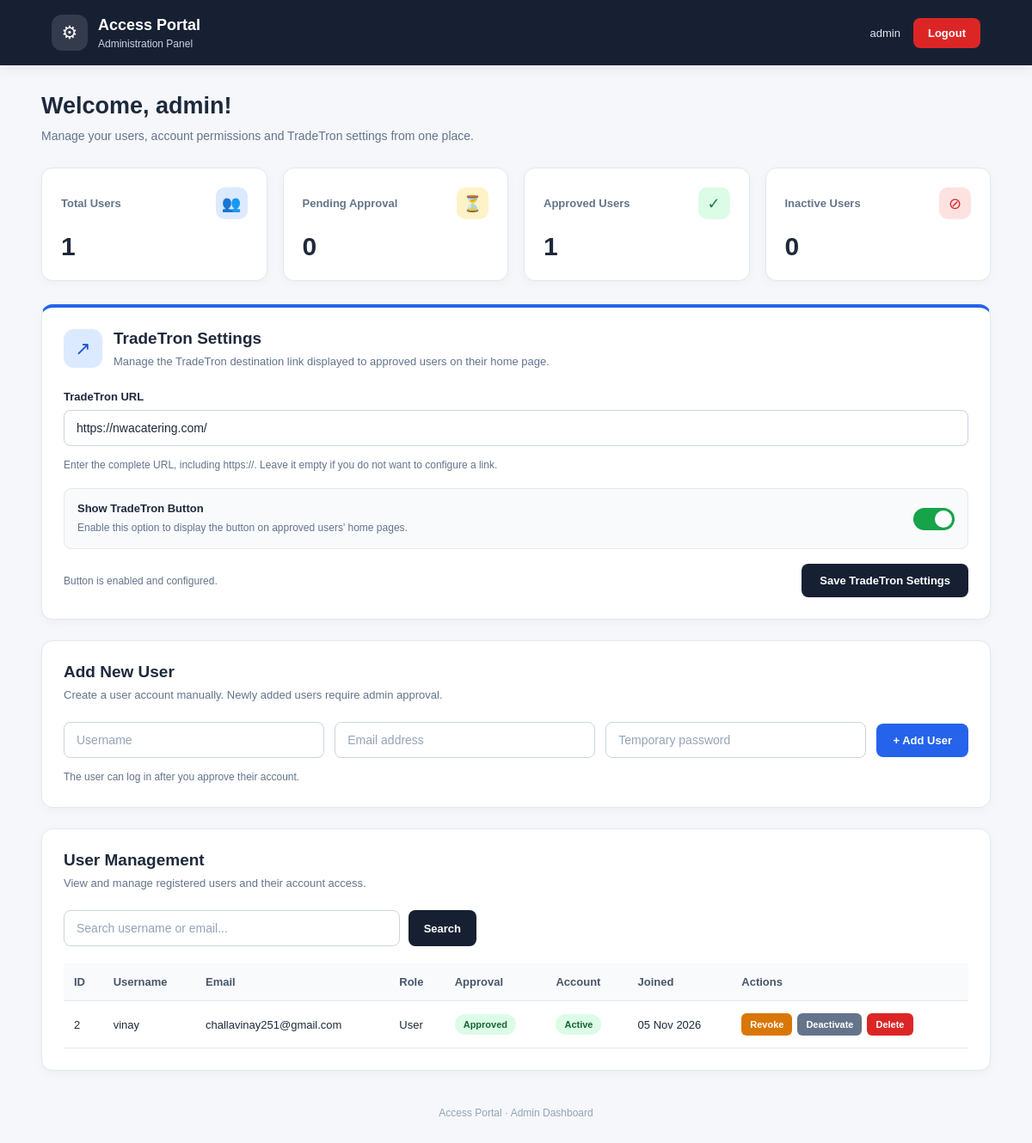
Page /dashboard/ (signed in) on the committed database.
### accounts/models.py (models this page shows, shortened)
class CustomUser(AbstractUser):
    ROLE_CHOICES = [
        ('ADMIN', 'Admin'),
        ('USER', 'User'),
    ]
    role = models.CharField(
        max_length=10,
        choices=ROLE_CHOICES,
        default='USER'
    )
    is_approved = models.BooleanField(
        default=False
    )
    objects = CustomUserManager()

### core/models.py (models this page shows, shortened)
class TradeTronSettings(models.Model):
    url = models.URLField(
        max_length=500,
        blank=True,
        help_text="Enter the TradeTron URL."
    )
    is_enabled = models.BooleanField(
        default=True,
        help_text="Show or hide the TradeTron button on the user home page."
    )
    updated_at = models.DateTimeField(auto_now=True)
    class Meta:
        verbose_name = "TradeTron Settings"
        verbose_name_plural = "TradeTron Settings"

### core/views.py (the view)
@admin_user_required
def admin_dashboard(request):
    users = User.objects.filter(
        is_superuser=False,
        is_staff=False,
        role='USER'
    ).order_by('-date_joined')
    search = request.GET.get('search', '').strip()
    if search:
        users = users.filter(
            Q(username__icontains=search) |
            Q(email__icontains=search)
        )
    total_users = User.objects.filter(
        is_superuser=False,
        role='USER'
    ).count()
    pending_users = User.objects.filter(
        is_superuser=False,
        role='USER',
        is_approved=False,
        is_active=True
    ).count()
    approved_users = User.objects.filter(
        is_superuser=False,
        role='USER',
        is_approved=True,
        is_active=True
    ).count()
    inactive_users = User.objects.filter(
        is_superuser=False,
        role='USER',
        is_active=False
    ).count()
    tradetron_settings, created = TradeTronSettings.objects.get_or_create(
        pk=1
    )
    context = {
        'users': users,
        'total_users': total_users,
        'pending_users': pending_users,
        'approved_users': approved_users,
        'inactive_users': inactive_users,
        'search': search,
        'tradetron_settings': tradetron_settings,
    }
    return render(
        request,
        'core/admin_dashboard.html',
        context
    )

### core/views.py (called while the page is built)
def admin_user_required(view_func):
    @wraps(view_func)
    @login_required
    def wrapper(request, *args, **kwargs):
        user = request.user
        if not user.is_active or not user.is_approved:
            return redirect('login')
        if user.role != 'ADMIN':
            return redirect('home')
        return view_func(request, *args, **kwargs)
    return wrapper

### templates/core/admin_dashboard.html (shortened to what this page needs)
{% load static %}
<!DOCTYPE html>
<html lang="en">
<head>
</head>
<body>
    <header class="header">
        <div class="brand">
            <div class="brand-icon">⚙</div>
            <div>
                <h2>Access Portal</h2>
                <p>Administration Panel</p>
            </div>
        </div>
        <div class="header-right">
            <span class="admin-name">
                {{ request.user.username }}
            </span>
            <form method="POST" action="{% url 'logout' %}">
                <button type="submit" class="logout-btn">
                    Logout
                </button>
            </form>
        </div>
    </header>
    <main class="container">
        <section class="welcome">
            <h1>Welcome, {{ request.user.username }}!</h1>
            <p>
                Manage your users, account permissions and TradeTron settings
                from one place.
            </p>
        </section>
        <section class="stats">
            <div class="stat-card">
                <div class="stat-top">
                    <p class="stat-label">Total Users</p>
                    <div class="stat-icon total-icon">👥</div>
                </div>
                <h2>{{ total_users }}</h2>
            </div>
            <div class="stat-card">
                <div class="stat-top">
                    <p class="stat-label">Pending Approval</p>
                    <div class="stat-icon pending-icon">⏳</div>
                </div>
                <h2>{{ pending_users }}</h2>
            </div>
            <div class="stat-card">
                <div class="stat-top">
                    <p class="stat-label">Approved Users</p>
                    <div class="stat-icon approved-icon">✓</div>
                </div>
                <h2>{{ approved_users }}</h2>
            </div>
            <div class="stat-card">
                <div class="stat-top">
                    <p class="stat-label">Inactive Users</p>
                    <div class="stat-icon inactive-icon">⊘</div>
                </div>
                <h2>{{ inactive_users }}</h2>
            </div>
        </section>
        <section class="panel tradetron-panel">
            <div class="tradetron-header">
                <div class="tradetron-icon">↗</div>
                <div>
                    <h2>TradeTron Settings</h2>
                    <p>
                        Manage the TradeTron destination link displayed
                        to approved users on their home page.
                    </p>
                </div>
            </div>
            <form
                method="POST"
                action="{% url 'update_tradetron_settings' %}"
                class="tradetron-form"
            >
                <div>
                    <label for="tradetron_url" class="field-label">
                        TradeTron URL
                    </label>
                    <input
                        type="url"
                        id="tradetron_url"
                        name="tradetron_url"
                        class="form-control tradetron-url"
                        placeholder="https://your-tradetron-link.com"
                        value="{{ tradetron_settings.url|default:'' }}"
                    >
                    <p class="helper-text">
                        Enter the complete URL, including https://.
                        Leave it empty if you do not want to configure a link.
                    </p>
                </div>
                <div class="toggle-row">
                    <div class="toggle-description">
                        <strong>Show TradeTron Button</strong>
                        <span>
                            Enable this option to display the button
                            on approved users' home pages.
                        </span>
                    </div>
                    <label class="switch">
                        <span class="slider"></span>
                    </label>
                </div>
                <div class="tradetron-footer">
                    <span class="current-status">
                        {% if tradetron_settings.is_enabled and tradetron_settings.url %}
                            Button is enabled and configured.
                        {% elif tradetron_settings.is_enabled %}
                            Button is enabled, but no URL has been saved.
                        {% else %}
                            Button is currently hidden from users.
                        {% endif %}
                    </span>
                    <button type="submit" class="save-btn">
                        Save TradeTron Settings
                    </button>
                </div>
            </form>
        </section>
        <section class="panel">
            <div class="panel-heading">
                <h2>Add New User</h2>
                <p>
                    Create a user account manually.
                    Newly added users require admin approval.
                </p>
            </div>
            <form
                method="POST"
                action="{% url 'manage_users' %}"
                class="form-grid"
            >
                <input
                    type="text"
                    name="username"
                    class="form-control"
                    placeholder="Username"
                    required
                >
                <input
                    type="email"
                    name="email"
                    class="form-control"
                    placeholder="Email address"
                    required
                >
                <input
                    type="password"
                    name="password"
                    class="form-control"
                    placeholder="Temporary password"
                    minlength="8"
                    required
                >
                <button type="submit" class="primary-btn">
                    + Add User
                </button>
            </form>
            <p class="helper-text">
                The user can log in after you approve their account.
            </p>
        </section>
        <section class="panel">
            <div class="panel-heading">
                <h2>User Management</h2>
                <p>
                    View and manage registered users and their account access.
                </p>
            </div>
            <form method="GET" class="search-form">
                <input
                    type="text"
                    name="search"
                    class="form-control"
                    placeholder="Search username or email..."
                    value="{{ search }}"
                >
                <button type="submit" class="search-btn">
                    Search
                </button>
            </form>
            <div class="table-wrapper desktop-table">
                <table>
                    <thead>
                        <tr>
                            <th>ID</th>
                            <th>Username</th>
                            <th>Email</th>
                            <th>Role</th>
                            <th>Approval</th>
                            <th>Account</th>
                            <th>Joined</th>
                            <th>Actions</th>
                        </tr>
                    </thead>
                    <tbody>
                        {% for user in users %}
                            <tr>
                                <td>{{ user.id }}</td>
                                <td>{{ user.username }}</td>
                                <td>{{ user.email|default:"-" }}</td>
                                <td>{{ user.get_role_display }}</td>
                                <td>
                                    {% if user.is_approved %}
                                        <span class="status approved">
                                            Approved
                                        </span>
                                    {% else %}
                                        <span class="status pending">
                                            Pending
                                        </span>
                                    {% endif %}
                                </td>
                                <td>
                                    {% if user.is_active %}
                                        <span class="status approved">
                                            Active
                                        </span>
                                    {% else %}
                                        <span class="status inactive">
                                            Inactive
                                        </span>
                                    {% endif %}
                                </td>
                                <td>
                                    {{ user.date_joined|date:"d M Y" }}
                                </td>
                                <td>
                                    <div class="actions">
                                        {% if not user.is_approved %}
                                            <form method="POST" action="{% url 'manage_users' %}">
                                                {% csrf_token %}
                                                <input type="hidden" name="user_id" value="{{ user.id }}">
                                                <input type="hidden" name="action" value="approve">
                                                <button type="submit" class="action-btn approve-btn">
                                                    Approve
                                                </button>
                                            </form>
                                        {% else %}
                                            <form method="POST" action="{% url 'manage_users' %}">
                                                <button type="submit" class="action-btn revoke-btn">
                                                    Revoke
                                                </button>
                                            </form>
                                        {% endif %}
                                        {% if user.is_active %}
                                            <form method="POST" action="{% url 'manage_users' %}">
                                                <button type="submit" class="action-btn deactivate-btn">
                                                    Deactivate
                                                </button>
                                            </form>
                                        {% endif %}
                                        <form
                                            method="POST"
                                            action="{% url 'manage_users' %}"
                                            onsubmit="return confirm('Are you sure you want to delete this user?');"
                                        >
                                            <button type="submit" class="action-btn delete-btn">
                                                Delete
                                            </button>
                                        </form>
                                    </div>
                                </td>
                            </tr>
                        {% empty %}
                            <tr>
                                <td colspan="8" class="empty">
                                    No users found.
                                </td>
                            </tr>
                        {% endfor %}
                    </tbody>
                </table>
            </div>
        </section>
    </main>
    <footer class="footer">
        Access Portal · Admin Dashboard
    </footer>
</body>
</html>

### rows in the picture
CustomUser: user.username "admin"
TradeTronSettings: tradetron_url "https://nwacatering.com/"
CustomUser: id "2", username "vinay", email "challavinay251@gmail.com", role "User", is_approved "Approved", is_active "Active", date_joined "05 Nov 2026"

### other values in the picture
{{ total_users }} "1"
{{ pending_users }} "0"
{{ approved_users }} "1"
{{ inactive_users }} "0"
